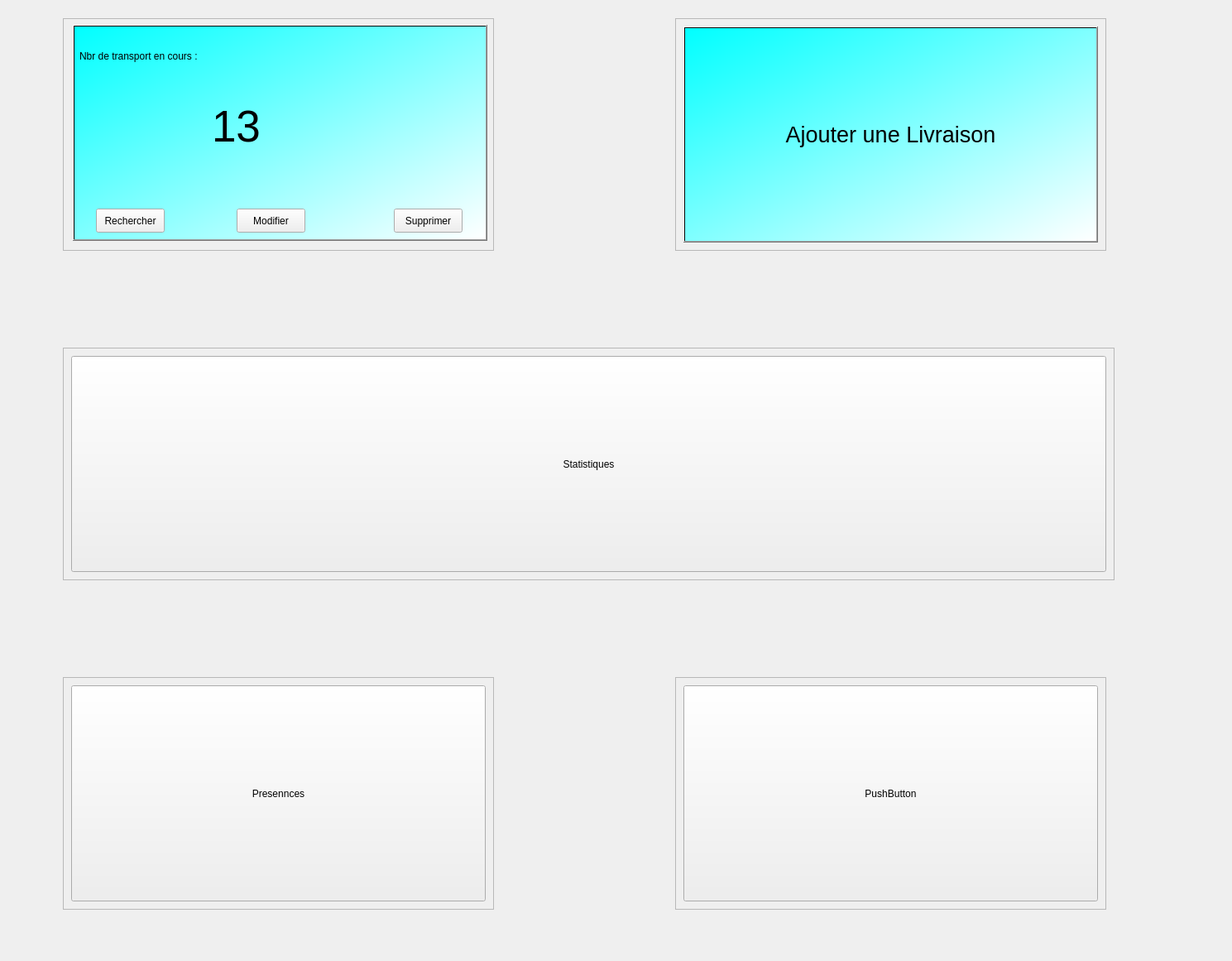
        <widget class="QWidget" name="scrollAreaWidgetContents_4">
         <property name="geometry">
          <rect>
           <x>0</x>
           <y>0</y>
           <width>1489</width>
           <height>1161</height>
          </rect>
         </property>
         <layout class="QGridLayout" name="gridLayout_5" rowminimumheight="0,0,80,0,0,80,0,0,0">
          <item row="5" column="0" colspan="2">
           <spacer name="horizontalSpacer_19">
            <property name="orientation">
             <enum>Qt::Orientation::Horizontal</enum>
            </property>
            <property name="sizeHint" stdset="0">
             <size>
              <width>40</width>
              <height>20</height>
             </size>
            </property>
           </spacer>
          </item>
          <item row="4" column="0" colspan="2">
           <spacer name="horizontalSpacer_20">
            <property name="orientation">
             <enum>Qt::Orientation::Horizontal</enum>
            </property>
            <property name="sizeHint" stdset="0">
             <size>
              <width>40</width>
              <height>20</height>
             </size>
            </property>
           </spacer>
          </item>
          <item row="6" column="1">
           <widget class="QFrame" name="frame_34">
            <property name="minimumSize">
             <size>
              <width>521</width>
              <height>281</height>
             </size>
            </property>
            <property name="maximumSize">
             <size>
              <width>521</width>
              <height>281</height>
             </size>
            </property>
            <property name="styleSheet">
             <string notr="true"/>
            </property>
            <property name="frameShape">
             <enum>QFrame::Shape::StyledPanel</enum>
            </property>
            <property name="frameShadow">
             <enum>QFrame::Shadow::Raised</enum>
            </property>
            <widget class="QPushButton" name="pushButton_67">
             <property name="geometry">
              <rect>
               <x>10</x>
               <y>10</y>
               <width>501</width>
               <height>261</height>
              </rect>
             </property>
             <property name="text">
              <string>PushButton</string>
             </property>
            </widget>
           </widget>
          </item>
          <item row="3" column="0" colspan="2">
           <widget class="QFrame" name="frame_35">
            <property name="minimumSize">
             <size>
              <width>1271</width>
              <height>281</height>
             </size>
            </property>
            <property name="maximumSize">
             <size>
              <width>1271</width>
              <height>281</height>
             </size>
            </property>
            <property name="styleSheet">
             <string notr="true"/>
            </property>
            <property name="frameShape">
             <enum>QFrame::Shape::StyledPanel</enum>
            </property>
            <property name="frameShadow">
             <enum>QFrame::Shadow::Raised</enum>
            </property>
            <widget class="QPushButton" name="pushButton_68">
             <property name="geometry">
              <rect>
               <x>10</x>
               <y>10</y>
               <width>1251</width>
               <height>261</height>
              </rect>
             </property>
             <property name="text">
              <string>Statistiques</string>
             </property>
            </widget>
           </widget>
          </item>
          <item row="2" column="0" colspan="2">
           <spacer name="horizontalSpacer_21">
            <property name="orientation">
             <enum>Qt::Orientation::Horizontal</enum>
            </property>
            <property name="sizeHint" stdset="0">
             <size>
              <width>40</width>
              <height>20</height>
             </size>
            </property>
           </spacer>
          </item>
          <item row="0" column="1">
           <widget class="QFrame" name="frame_36">
            <property name="minimumSize">
             <size>
              <width>521</width>
              <height>281</height>
             </size>
            </property>
            <property name="maximumSize">
             <size>
              <width>521</width>
              <height>281</height>
             </size>
            </property>
            <property name="styleSheet">
             <string notr="true"/>
            </property>
            <property name="frameShape">
             <enum>QFrame::Shape::StyledPanel</enum>
            </property>
            <property name="frameShadow">
             <enum>QFrame::Shadow::Raised</enum>
            </property>
            <widget class="QPushButton" name="pushButton_69">
             <property name="geometry">
              <rect>
               <x>10</x>
               <y>10</y>
               <width>501</width>
               <height>261</height>
              </rect>
             </property>
             <property name="font">
              <font>
               <pointsize>20</pointsize>
              </font>
             </property>
             <property name="styleSheet">
              <string notr="true">background-color: qlineargradient(spread:pad, x1:0, y1:0, x2:1, y2:1, stop:0 rgba(0, 255, 255, 255), stop:1 rgba(255, 255, 255, 255));</string>
             </property>
             <property name="text">
              <string>Ajouter une Livraison</string>
             </property>
            </widget>
           </widget>
          </item>
          <item row="0" column="0">
           <widget class="QFrame" name="frame_37">
            <property name="minimumSize">
             <size>
              <width>521</width>
              <height>281</height>
             </size>
            </property>
            <property name="maximumSize">
             <size>
              <width>521</width>
              <height>281</height>
             </size>
            </property>
            <property name="styleSheet">
             <string notr="true"/>
            </property>
            <property name="frameShape">
             <enum>QFrame::Shape::StyledPanel</enum>
            </property>
            <property name="frameShadow">
             <enum>QFrame::Shadow::Raised</enum>
            </property>
            <widget class="QPushButton" name="pushButton_70">
             <property name="geometry">
              <rect>
               <x>12</x>
               <y>8</y>
               <width>501</width>
               <height>261</height>
              </rect>
             </property>
             <property name="sizePolicy">
              <sizepolicy hsizetype="Minimum" vsizetype="Fixed">
               <horstretch>0</horstretch>
               <verstretch>0</verstretch>
              </sizepolicy>
             </property>
             <property name="styleSheet">
              <string notr="true">background-color: qlineargradient(spread:pad, x1:0, y1:0, x2:1, y2:1, stop:0 rgba(0, 255, 255, 255), stop:1 rgba(255, 255, 255, 255));</string>
             </property>
             <property name="text">
              <string/>
             </property>
             <property name="checkable">
              <bool>false</bool>
             </property>
             <property name="checked">
              <bool>false</bool>
             </property>
            </widget>
            <widget class="QLabel" name="label_66">
             <property name="geometry">
              <rect>
               <x>20</x>
               <y>20</y>
               <width>191</width>
               <height>51</height>
              </rect>
             </property>
             <property name="styleSheet">
              <string notr="true">QLabel {
    background-color: transparent;
}</string>
             </property>
             <property name="text">
              <string>Nbr de transport en cours :</string>
             </property>
            </widget>
            <widget class="QPushButton" name="pushButton_71">
             <property name="geometry">
              <rect>
               <x>40</x>
               <y>230</y>
               <width>83</width>
               <height>29</height>
              </rect>
             </property>
             <property name="text">
              <string>Rechercher</string>
             </property>
            </widget>
            <widget class="QPushButton" name="pushButton_72">
             <property name="geometry">
              <rect>
               <x>210</x>
               <y>230</y>
               <width>83</width>
               <height>29</height>
              </rect>
             </property>
             <property name="text">
              <string>Modifier</string>
             </property>
            </widget>
            <widget class="QPushButton" name="pushButton_73">
             <property name="geometry">
              <rect>
               <x>400</x>
               <y>230</y>
               <width>83</width>
               <height>29</height>
              </rect>
             </property>
             <property name="text">
              <string>Supprimer</string>
             </property>
            </widget>
            <widget class="QLabel" name="label_67">
             <property name="geometry">
              <rect>
               <x>180</x>
               <y>90</y>
               <width>141</width>
               <height>81</height>
              </rect>
             </property>
             <property name="font">
              <font>
               <pointsize>40</pointsize>
              </font>
             </property>
             <property name="styleSheet">
              <string notr="true">QLabel {
    background-color: transparent;
}</string>
             </property>
             <property name="text">
              <string>13</string>
             </property>
            </widget>
           </widget>
          </item>
          <item row="6" column="0">
           <widget class="QFrame" name="frame_38">
            <property name="minimumSize">
             <size>
              <width>521</width>
              <height>281</height>
             </size>
            </property>
            <property name="maximumSize">
             <size>
              <width>521</width>
              <height>281</height>
             </size>
            </property>
            <property name="styleSheet">
             <string notr="true"/>
            </property>
            <property name="frameShape">
             <enum>QFrame::Shape::StyledPanel</enum>
            </property>
            <property name="frameShadow">
             <enum>QFrame::Shadow::Raised</enum>
            </property>
            <widget class="QPushButton" name="pushButton_74">
             <property name="geometry">
              <rect>
               <x>10</x>
               <y>10</y>
               <width>501</width>
               <height>261</height>
              </rect>
             </property>
             <property name="text">
              <string>Presennces</string>
             </property>
            </widget>
           </widget>
          </item>
          <item row="1" column="0" colspan="2">
           <spacer name="horizontalSpacer_22">
            <property name="orientation">
             <enum>Qt::Orientation::Horizontal</enum>
            </property>
            <property name="sizeHint" stdset="0">
             <size>
              <width>40</width>
              <height>20</height>
             </size>
            </property>
           </spacer>
          </item>
          <item row="8" column="0" colspan="2">
           <spacer name="horizontalSpacer_23">
            <property name="orientation">
             <enum>Qt::Orientation::Horizontal</enum>
            </property>
            <property name="sizeHint" stdset="0">
             <size>
              <width>40</width>
              <height>20</height>
             </size>
            </property>
           </spacer>
          </item>
          <item row="7" column="0" colspan="2">
           <spacer name="horizontalSpacer_24">
            <property name="orientation">
             <enum>Qt::Orientation::Horizontal</enum>
            </property>
            <property name="sizeHint" stdset="0">
             <size>
              <width>40</width>
              <height>20</height>
             </size>
            </property>
           </spacer>
          </item>
         </layout>
        </widget>
